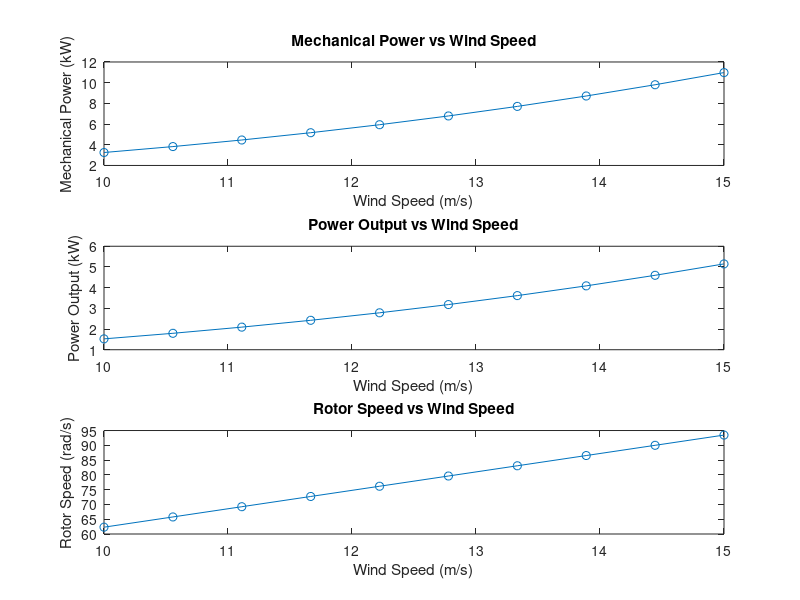

This figure's MATLAB source:
% Define constants
rated_wind_speed = 12; % Rated wind speed in m/s
lambda = 8.1; % Tip speed ratio at rated wind speed
radius = 1.3; % Rotor radius in meters
rated_power = 12.3e3; % Rated power in watts (12.3 kW)
P_dc = 0.469e3; % DC power in watts (0.469 kW)

% Wind Energy Utilization factor
wind_energy_utilization_factor = 0.469;

% Define a range of wind speeds near rated speed
wind_speeds = linspace(10, 15, 10); % Wind speed from 10 to 15 m/s

% Initialize variables to store results
power_output = zeros(size(wind_speeds));
rotor_speed = zeros(size(wind_speeds));
P_m = zeros(size(wind_speeds));

% Loop through each wind speed in the range
for i = 1:length(wind_speeds)
    % Calculate rotor speed wr using the given formula
    wr = (lambda * wind_speeds(i)) / radius; % Rotor speed in rad/s
    
    % Calculate the mechanical power P_m based on wind speed
    P_m(i) = 0.5 * 1.225 * pi * radius^2 * wind_speeds(i)^3; % Power in watts, assuming air density 1.225 kg/m^3
    
    % Calculate power output (simplified model, you could replace with your model's equation)
    power_output(i) = P_m(i) * wind_energy_utilization_factor; % Assuming linear scaling with the factor
    
    % Store rotor speed
    rotor_speed(i) = wr;
end

% Plot results for visual comparison
figure;
subplot(3,1,1);
plot(wind_speeds, P_m / 1000, '-o'); % Plot mechanical power (in kW)
xlabel('Wind Speed (m/s)');
ylabel('Mechanical Power (kW)');
title('Mechanical Power vs Wind Speed');

subplot(3,1,2);
plot(wind_speeds, power_output / 1000, '-o'); % Plot output power (in kW)
xlabel('Wind Speed (m/s)');
ylabel('Power Output (kW)');
title('Power Output vs Wind Speed');

subplot(3,1,3);
plot(wind_speeds, rotor_speed, '-o'); % Plot rotor speed (in rad/s)
xlabel('Wind Speed (m/s)');
ylabel('Rotor Speed (rad/s)');
title('Rotor Speed vs Wind Speed');
